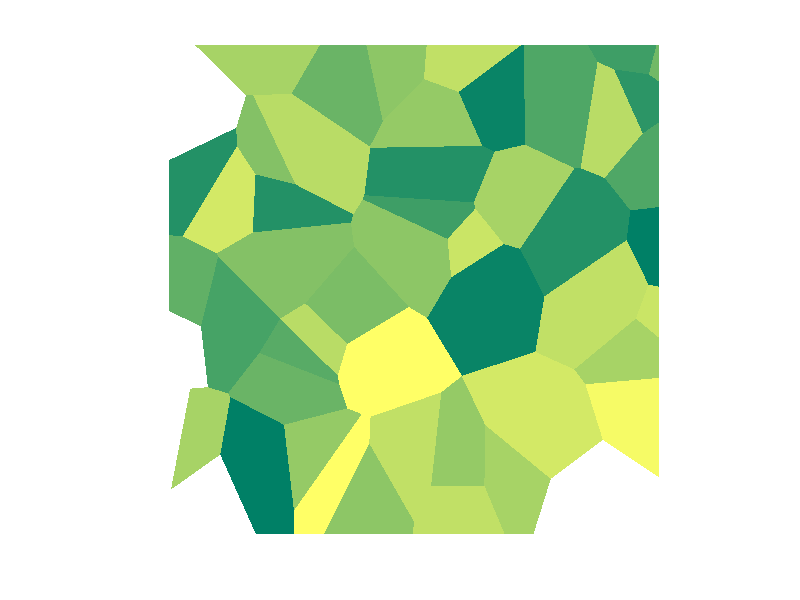

Write the MATLAB code that produced this figure.
function pattern4

len=10;


x=1.5*rand(100,2); 
[v,c]=voronoin(x); 
cmap=summer(30);
for i = 1:length(c) 
if all(c{i}~=1)   % If at least one of the indices is 1, 
                  % then it is an open region and we can't 
                  % patch that.
patch(v(c{i},1),v(c{i},2),cmap(randindex(30),:),'edgecolor','none'); % use color i.
%patch(v(c{i},1),v(c{i},2),length(v(c{i},2)):-1:1,'edgecolor','none','facecolor','interp','facealpha',0.5);
%[xx,yy]=bezier2(v(c{i},1)',v(c{i},2)',30);
%patch(xx,yy,cmap(randindex(30),:));
end
end
axis equal off
axis([0 1 0 1])

%whos
function ind=randindex(len)
    ind = ceil(len*rand);
%randindex end here    
